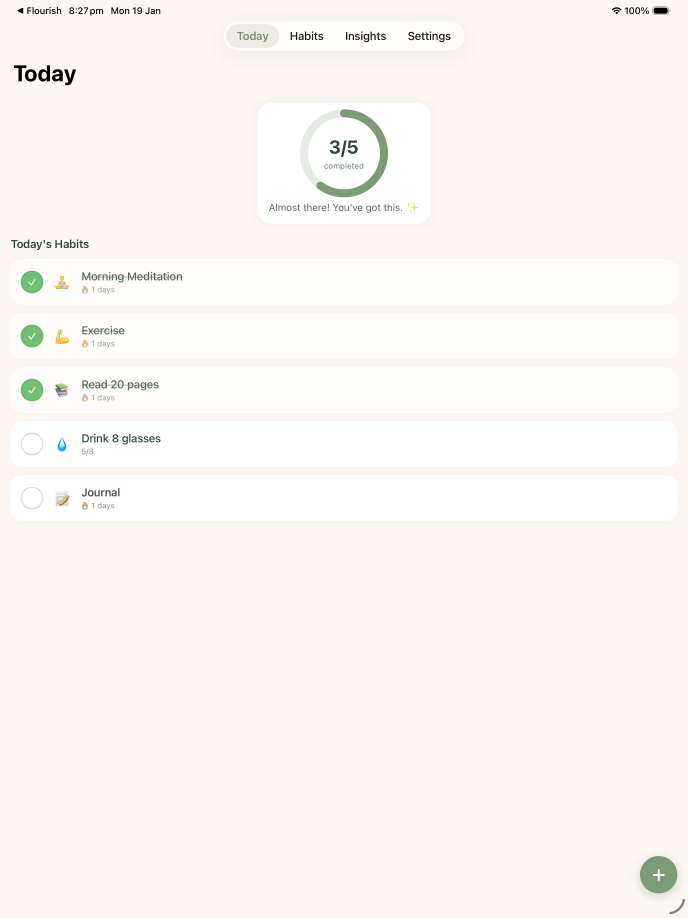
#> input picture screenshots/ipad_today.png, 2064 x 2752 px, found by its file name (shown at 1/3 size)
$ python generate_ipad_screenshots.py
#> lines starting #> are read from the running program, lines starting #| are printed output that depends on the picture
#!/usr/bin/env python3
"""Generate marketing screenshots for Steadily app - iPad version."""

from PIL import Image, ImageDraw, ImageFont
import os

# Dimensions for App Store iPad Pro 13"
IPAD_WIDTH = 2048
IPAD_HEIGHT = 2732

# Brand colors
SAGE_GREEN = (125, 155, 118)  # #7D9B76
WARM_CREAM = (253, 248, 243)  # #FDF8F3
DEEP_FOREST = (45, 71, 57)    # #2D4739
SOFT_TERRACOTTA = (212, 165, 116)  # #D4A574

# Screenshot data with headlines (same as iPhone)
SCREENSHOTS = [
    {
        "source": "ipad_today.png",
        "output": "1_ipad_pro_13.png",
        "headline": "Progress Without Pressure",
        "subheadline": "Build habits that work with your life"
    },
    {
        "source": "ipad_habits.png",
        "output": "2_ipad_pro_13.png",
        "headline": "Miss a Day? Still on Track",
        "subheadline": "Streaks that bend without breaking"
    },
    {
        "source": "ipad_insights.png",
        "output": "3_ipad_pro_13.png",
        "headline": "See How Far You've Come",
        "subheadline": "Progress you can feel, not just count"
    },
    {
        "source": "ipad_paywall.png",
        "output": "4_ipad_pro_13.png",
        "headline": "Unlock Your Full Potential",
        "subheadline": "Premium features for serious growth"
    },
    {
        "source": "ipad_onboarding.png",
        "output": "5_ipad_pro_13.png",
        "headline": "30 Seconds. Done.",
        "subheadline": "Designed for busy days and distracted brains"
    }
]

def create_gradient_background(width, height):
    """Create a gradient background from sage green to warm cream."""
#> called with width = 2048, height = 2732
    img = Image.new('RGB', (width, height))
#> img: PIL image 2048x2732 RGB; every value is 0
    draw = ImageDraw.Draw(img)

    for y in range(height):
        ratio = y / height
        r = int(SAGE_GREEN[0] * (1 - ratio) + WARM_CREAM[0] * ratio)
        g = int(SAGE_GREEN[1] * (1 - ratio) + WARM_CREAM[1] * ratio)
        b = int(SAGE_GREEN[2] * (1 - ratio) + WARM_CREAM[2] * ratio)
        draw.line([(0, y), (width, y)], fill=(r, g, b))

    return img

def add_text(draw, text, y_position, font_size, color, width, bold=False):
    """Add centered text to the image."""
    try:
        if bold:
            font = ImageFont.truetype("/System/Library/Fonts/SFNS.ttf", font_size)
        else:
            font = ImageFont.truetype("/System/Library/Fonts/SFNS.ttf", font_size)
    except:
        try:
            font = ImageFont.truetype("/Library/Fonts/Arial Bold.ttf" if bold else "/Library/Fonts/Arial.ttf", font_size)
        except:
            font = ImageFont.load_default()

    bbox = draw.textbbox((0, 0), text, font=font)
    text_width = bbox[2] - bbox[0]
    x = (width - text_width) // 2
    draw.text((x, y_position), text, fill=color, font=font)

def process_screenshot(source_path, output_path, headline, subheadline):
    """Process a screenshot into a marketing image."""
    # Create gradient background
    background = create_gradient_background(IPAD_WIDTH, IPAD_HEIGHT)
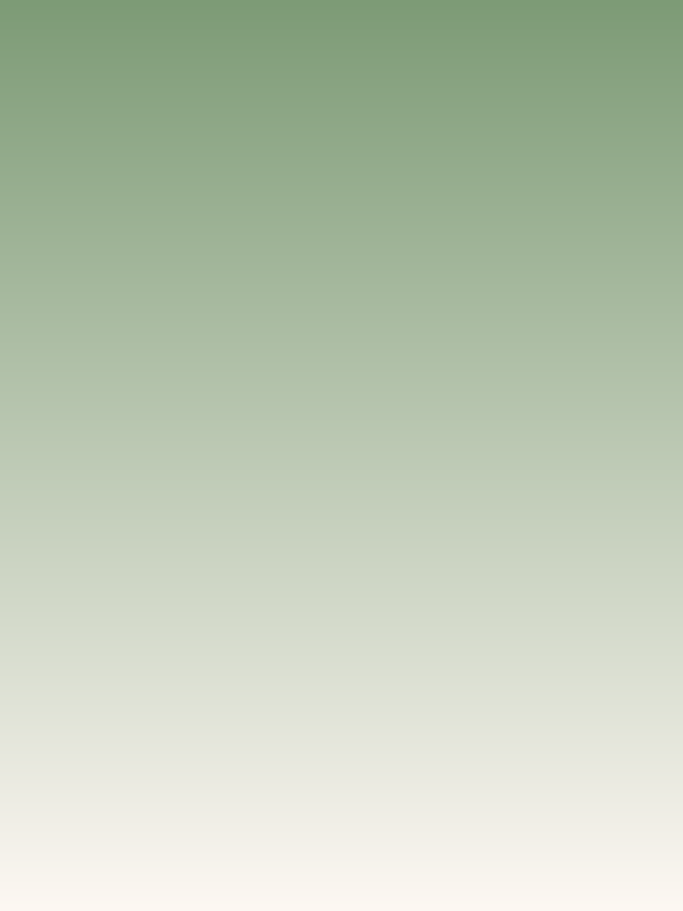
#> background: PIL image 2048x2732 RGB (shown at 1/3 size); mean R, G, B 188.5, 201, 180
    draw = ImageDraw.Draw(background)

    # Add headline text (larger for iPad)
    add_text(draw, headline, 100, 90, DEEP_FOREST, IPAD_WIDTH, bold=True)

    # Add subheadline text
    add_text(draw, subheadline, 210, 50, SAGE_GREEN, IPAD_WIDTH)

    # Load and resize screenshot
    screenshot = Image.open(source_path)
#> screenshot is the input picture: PIL image 2064x2752 RGBA; mean R, G, B, A 251.3, 247.9, 243.7, 255

    # Calculate dimensions to fit screenshot
    target_width = int(IPAD_WIDTH * 0.90)
    aspect_ratio = screenshot.height / screenshot.width
#> aspect_ratio = 1.33
    target_height = int(target_width * aspect_ratio)
#> target_height = 2457

    # Limit height to fit
    max_height = IPAD_HEIGHT - 380
    if target_height > max_height:
        target_height = max_height
        target_width = int(target_height / aspect_ratio)
#> target_width = 1764

    screenshot = screenshot.resize((target_width, target_height), Image.Resampling.LANCZOS)
#> screenshot: PIL image 1764x2352 RGBA

    # Center the screenshot
    x_offset = (IPAD_WIDTH - target_width) // 2
#> x_offset = 142
    y_offset = 320

    # Paste screenshot
    background.paste(screenshot, (x_offset, y_offset))
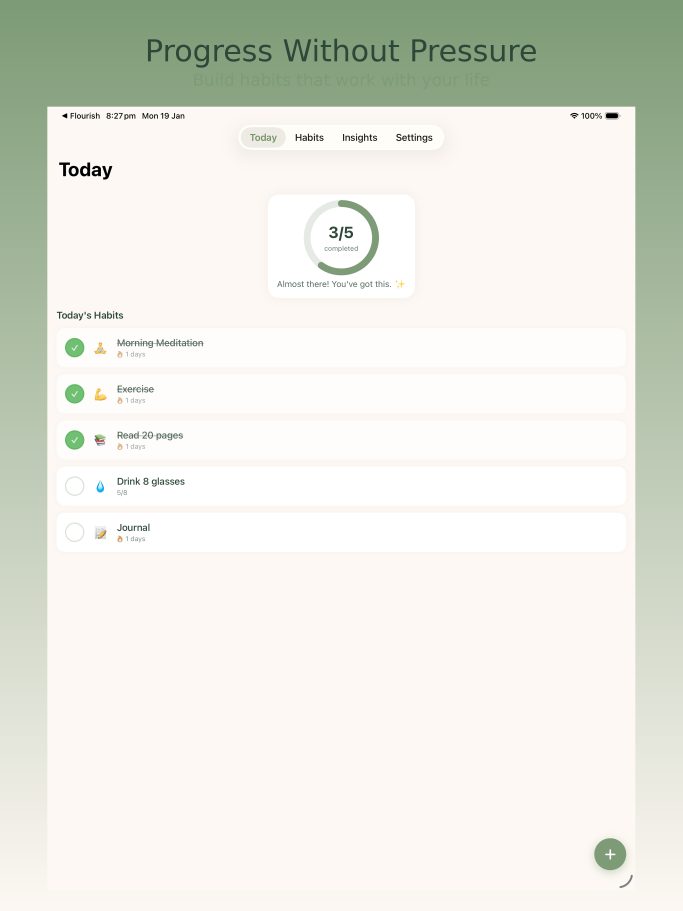
#> background: PIL image 2048x2732 RGB (shown at 1/3 size); mean R, G, B 230.1, 232.1, 222.6

    # Save
    background.save(output_path, "PNG")
    print(f"Created: {output_path}")

def main():
    base_dir = "/Users/sebastiandoyle/Developer/Steadily"
    source_dir = os.path.join(base_dir, "screenshots")
    output_dir = os.path.join(base_dir, "fastlane", "screenshots", "en-AU")

    os.makedirs(output_dir, exist_ok=True)

    for screenshot in SCREENSHOTS:
        source_path = os.path.join(source_dir, screenshot["source"])
        output_path = os.path.join(output_dir, screenshot["output"])

        if os.path.exists(source_path):
            process_screenshot(
                source_path,
                output_path,
                screenshot["headline"],
                screenshot["subheadline"]
            )
        else:
            print(f"Warning: Source not found: {source_path}")
#> pass 2 of the loop in main, `for screenshot in SCREENSHOTS:`:
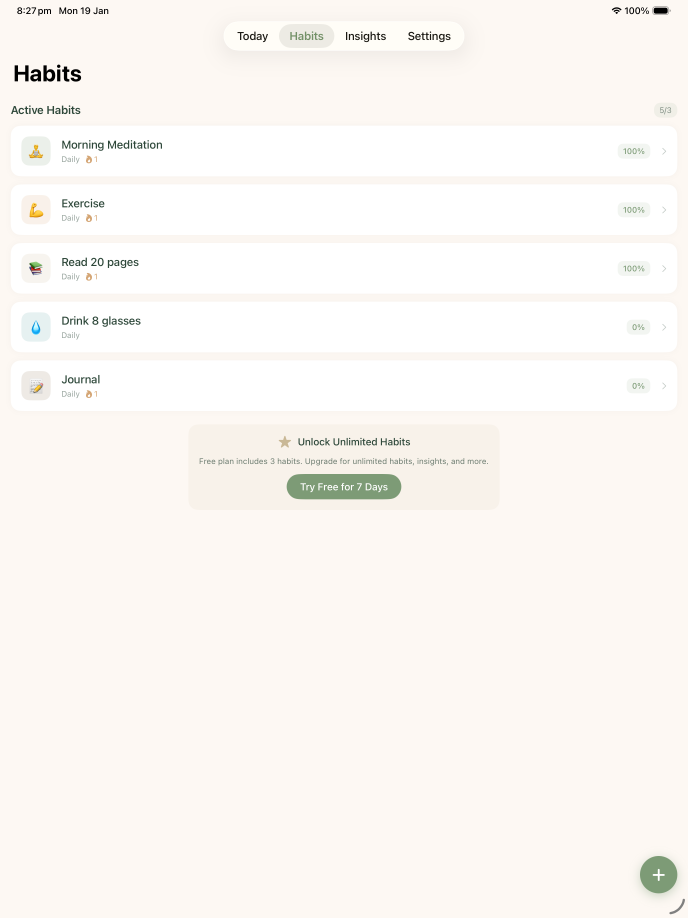
#> input picture screenshots/ipad_habits.png, 2064 x 2752 px, found by its file name (shown at 1/3 size)
#> in process_screenshot, screenshot is the input picture: PIL image 2064x2752 RGBA; mean R, G, B, A 251, 247.7, 243.6, 255
#> screenshot: PIL image 1764x2352 RGBA
#> in process_screenshot (call 2), `background.paste(screenshot, (x_offset, y_offset))`:
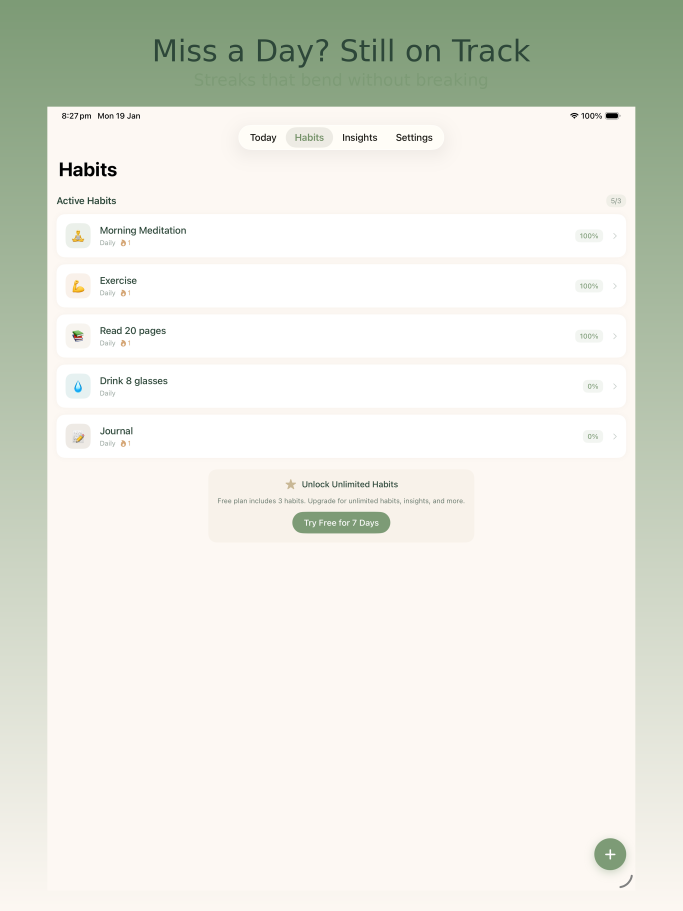
#> background: PIL image 2048x2732 RGB (shown at 1/3 size); mean R, G, B 230, 232, 222.5
#> pass 3 of the loop in main, `for screenshot in SCREENSHOTS:`:
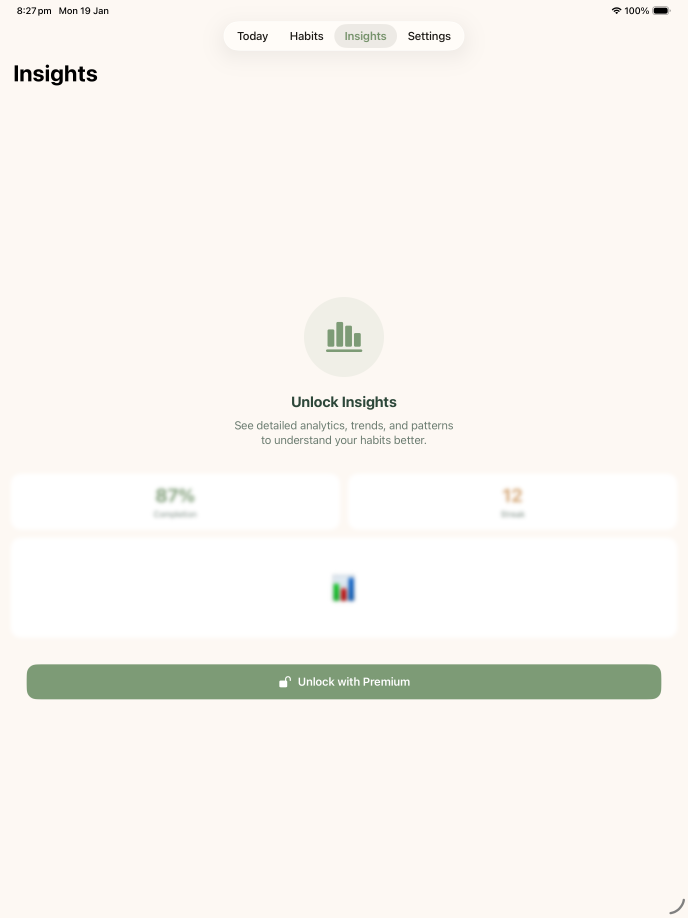
#> input picture screenshots/ipad_insights.png, 2064 x 2752 px, found by its file name (shown at 1/3 size)
#> in process_screenshot, screenshot is the input picture: PIL image 2064x2752 RGBA; mean R, G, B, A 247.5, 244.7, 239.4, 255
#> screenshot: PIL image 1764x2352 RGBA
#> in process_screenshot (call 3), `background.paste(screenshot, (x_offset, y_offset))`:
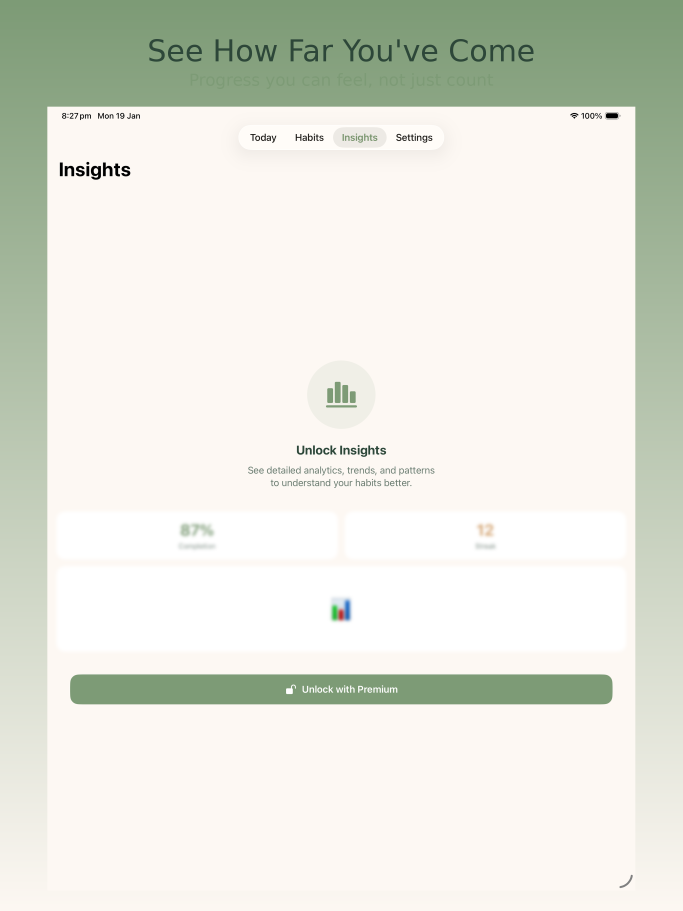
#> background: PIL image 2048x2732 RGB (shown at 1/3 size); mean R, G, B 227.4, 229.8, 219.4
#> the loop made 5 passes; the first 3 are shown

if __name__ == "__main__":
    main()
